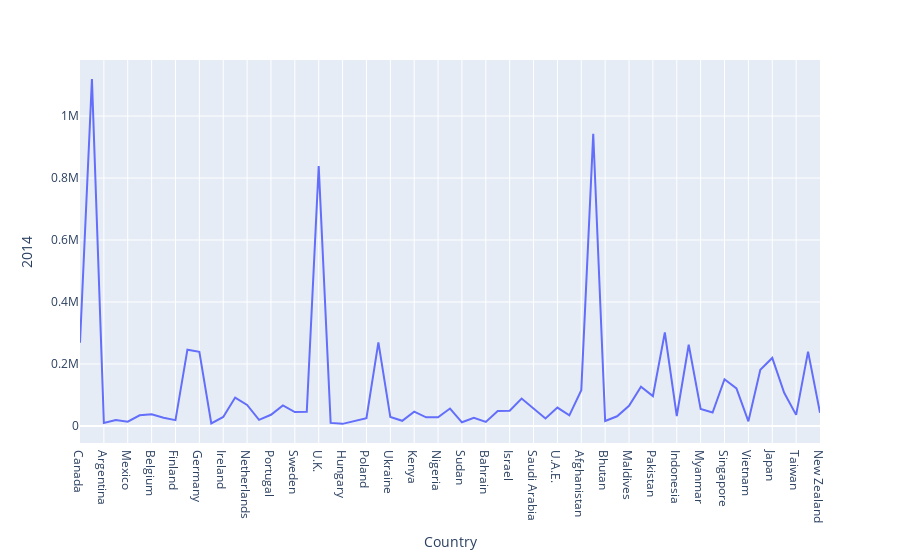

Notebook source saved alongside this figure:
### Code cell
px.line(df, df.index, '2014')

### Figure 1 — Plotly figure (JSON) as saved in the notebook; plotly's stock layout.template omitted (floating-point values rounded to 4 significant figures)
{"data": [{"hovertemplate": "Country=%{x}<br>2014=%{y}<extra></extra>", "legendgroup": "", "line": {"color": "#636efa", "dash": "solid"}, "marker": {"symbol": "circle"}, "mode": "lines", "name": "", "orientation": "v", "showlegend": false, "type": "scatter", "x": ["Canada", "U.S.A", "Argentina", "Brazil", "Mexico", "Austria", "Belgium", "Denmark", "Finland", "France", "Germany", "Greece", "Ireland", "Italy", "Netherlands", "Norway", "Portugal", "Spain", "Sweden", "Switzerland", "U.K.", "Czech Rep.", "Hungary", "Kazakhstan", "Poland", "Russian Fed", "Ukraine", "Egypt", "Kenya", "Mauritius", "Nigeria", "South Africa", "Sudan", "Tanzania", "Bahrain", "Iraq", "Israel", "Oman", "Saudi Arabia", "Turkey", "U.A.E.", "Yemen Arab Rep.", "Afghanistan", "Bangladesh", "Bhutan", "Iran", "Maldives", "Nepal", "Pakistan", "Sri Lanka", "Indonesia", "Malaysia", "Myanmar", "Philippines", "Singapore", "Thailand", "Vietnam", "China", "Japan", "Rep. of Korea", "Taiwan", "Australia", "New Zealand"], "xaxis": "x", "y": [268485, 1118983, 9731, 19563, 13978, 34360, 37441, 26775, 18765, 246101, 239106, 8300, 28978, 91589, 67747, 19690, 36156, 66463, 44948, 45773, 838860, 9878, 6867, 16736, 25205, 269832, 29281, 16715, 46158, 27945, 28314, 56246, 11896, 26284, 13136, 48321, 49321, 88512, 55487, 24294, 59332, 34207, 115569, 942562, 16001, 31222, 65052, 126416, 96434, 301601, 32215, 262026, 54631, 43240, 150731, 121362, 15132, 181020, 219516, 106870, 35857, 239762, 42864], "yaxis": "y"}], "layout": {"legend": {"tracegroupgap": 0}, "margin": {"t": 60}, "xaxis": {"anchor": "y", "domain": [0, 1], "title": {"text": "Country"}}, "yaxis": {"anchor": "x", "domain": [0, 1], "title": {"text": "2014"}}}}
